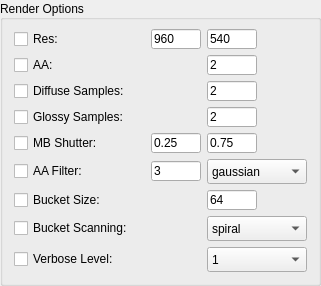
       <widget class="QGroupBox" name="groupBox">
        <property name="enabled">
         <bool>true</bool>
        </property>
        <property name="geometry">
         <rect>
          <x>11</x>
          <y>10</y>
          <width>321</width>
          <height>281</height>
         </rect>
        </property>
        <property name="sizePolicy">
         <sizepolicy hsizetype="Preferred" vsizetype="Fixed">
          <horstretch>0</horstretch>
          <verstretch>0</verstretch>
         </sizepolicy>
        </property>
        <property name="title">
         <string>Render Options</string>
        </property>
        <property name="alignment">
         <set>Qt::AlignLeading|Qt::AlignLeft|Qt::AlignVCenter</set>
        </property>
        <property name="flat">
         <bool>false</bool>
        </property>
        <layout class="QGridLayout" name="gridLayout">
         <property name="sizeConstraint">
          <enum>QLayout::SetDefaultConstraint</enum>
         </property>
         <property name="topMargin">
          <number>9</number>
         </property>
         <property name="verticalSpacing">
          <number>6</number>
         </property>
         <item row="6" column="2">
          <widget class="QLineEdit" name="mainTabRenderOptionsBucketSizeLineEdit">
           <property name="minimumSize">
            <size>
             <width>0</width>
             <height>20</height>
            </size>
           </property>
           <property name="maximumSize">
            <size>
             <width>50</width>
             <height>20</height>
            </size>
           </property>
           <property name="text">
            <string>64</string>
           </property>
          </widget>
         </item>
         <item row="3" column="2">
          <widget class="QLineEdit" name="mainTabRenderOptionsGlossySamplesLineEdit">
           <property name="minimumSize">
            <size>
             <width>0</width>
             <height>20</height>
            </size>
           </property>
           <property name="maximumSize">
            <size>
             <width>50</width>
             <height>20</height>
            </size>
           </property>
           <property name="text">
            <string>2</string>
           </property>
          </widget>
         </item>
         <item row="2" column="2">
          <widget class="QLineEdit" name="mainTabRenderOptionsDiffuseSamplesLineEdit">
           <property name="minimumSize">
            <size>
             <width>0</width>
             <height>20</height>
            </size>
           </property>
           <property name="maximumSize">
            <size>
             <width>50</width>
             <height>20</height>
            </size>
           </property>
           <property name="text">
            <string>2</string>
           </property>
          </widget>
         </item>
         <item row="5" column="0">
          <widget class="QCheckBox" name="mainTabRenderOptionsAAFilterCheckBox">
           <property name="statusTip">
            <string>Overrides the anti-aliasing filter defined in the .ass files.</string>
           </property>
           <property name="text">
            <string>AA Filter:</string>
           </property>
          </widget>
         </item>
         <item row="0" column="1">
          <widget class="QLineEdit" name="mainTabRenderOptionsResXLineEdit">
           <property name="minimumSize">
            <size>
             <width>0</width>
             <height>20</height>
            </size>
           </property>
           <property name="maximumSize">
            <size>
             <width>50</width>
             <height>20</height>
            </size>
           </property>
           <property name="text">
            <string>960</string>
           </property>
          </widget>
         </item>
         <item row="7" column="2">
          <widget class="QComboBox" name="mainTabRenderOptionsBucketScanningComboBox">
           <property name="minimumSize">
            <size>
             <width>100</width>
             <height>25</height>
            </size>
           </property>
           <property name="maximumSize">
            <size>
             <width>85</width>
             <height>16777215</height>
            </size>
           </property>
           <property name="frame">
            <bool>true</bool>
           </property>
           <item>
            <property name="text">
             <string>spiral</string>
            </property>
           </item>
           <item>
            <property name="text">
             <string>hilbert</string>
            </property>
           </item>
           <item>
            <property name="text">
             <string>top</string>
            </property>
           </item>
           <item>
            <property name="text">
             <string>bottom</string>
            </property>
           </item>
           <item>
            <property name="text">
             <string>left</string>
            </property>
           </item>
           <item>
            <property name="text">
             <string>right</string>
            </property>
           </item>
           <item>
            <property name="text">
             <string>woven</string>
            </property>
           </item>
           <item>
            <property name="text">
             <string>random</string>
            </property>
           </item>
          </widget>
         </item>
         <item row="0" column="2">
          <widget class="QLineEdit" name="mainTabRenderOptionsResYLineEdit">
           <property name="minimumSize">
            <size>
             <width>0</width>
             <height>20</height>
            </size>
           </property>
           <property name="maximumSize">
            <size>
             <width>50</width>
             <height>20</height>
            </size>
           </property>
           <property name="text">
            <string>540</string>
           </property>
          </widget>
         </item>
         <item row="4" column="0">
          <widget class="QCheckBox" name="mainTabRenderOptionsMBShutterCheckBox">
           <property name="statusTip">
            <string>Overrides the motion blur shutter defined in the .ass files.</string>
           </property>
           <property name="text">
            <string>MB Shutter:</string>
           </property>
          </widget>
         </item>
         <item row="0" column="0">
          <widget class="QCheckBox" name="mainTabRenderOptionsResCheckBox">
           <property name="statusTip">
            <string>Overrides the output resolution defined in the .ass files.</string>
           </property>
           <property name="text">
            <string>Res:</string>
           </property>
          </widget>
         </item>
         <item row="6" column="0">
          <widget class="QCheckBox" name="mainTabRenderOptionsBucketSizeCheckBox">
           <property name="statusTip">
            <string>Overrides the bucket size defined in the .ass files.</string>
           </property>
           <property name="text">
            <string>Bucket Size:</string>
           </property>
          </widget>
         </item>
         <item row="1" column="0">
          <widget class="QCheckBox" name="mainTabRenderOptionsAACheckBox">
           <property name="statusTip">
            <string>Overrides the anti-aliasing defined in the .ass files.</string>
           </property>
           <property name="text">
            <string>AA:</string>
           </property>
          </widget>
         </item>
         <item row="1" column="2">
          <widget class="QLineEdit" name="mainTabRenderOptionsAALineEdit">
           <property name="minimumSize">
            <size>
             <width>0</width>
             <height>20</height>
            </size>
           </property>
           <property name="maximumSize">
            <size>
             <width>50</width>
             <height>20</height>
            </size>
           </property>
           <property name="text">
            <string>2</string>
           </property>
          </widget>
         </item>
         <item row="8" column="2">
          <widget class="QComboBox" name="mainTabRenderOptionsVerboseLevelComboBox">
           <property name="minimumSize">
            <size>
             <width>100</width>
             <height>25</height>
            </size>
           </property>
           <property name="maximumSize">
            <size>
             <width>85</width>
             <height>16777215</height>
            </size>
           </property>
           <property name="frame">
            <bool>true</bool>
           </property>
           <item>
            <property name="text">
             <string>1</string>
            </property>
           </item>
           <item>
            <property name="text">
             <string>2</string>
            </property>
           </item>
           <item>
            <property name="text">
             <string>3</string>
            </property>
           </item>
           <item>
            <property name="text">
             <string>4</string>
            </property>
           </item>
           <item>
            <property name="text">
             <string>5</string>
            </property>
           </item>
           <item>
            <property name="text">
             <string>6</string>
            </property>
           </item>
          </widget>
         </item>
         <item row="4" column="1">
          <widget class="QLineEdit" name="mainTabRenderOptionsMBShutterStartLineEdit">
           <property name="minimumSize">
            <size>
             <width>0</width>
             <height>20</height>
            </size>
           </property>
           <property name="maximumSize">
            <size>
             <width>50</width>
             <height>20</height>
            </size>
           </property>
           <property name="text">
            <string>0.25</string>
           </property>
          </widget>
         </item>
         <item row="5" column="1">
          <widget class="QLineEdit" name="mainTabRenderOptionsAAFilterWidthLineEdit">
           <property name="minimumSize">
            <size>
             <width>0</width>
             <height>20</height>
            </size>
           </property>
           <property name="maximumSize">
            <size>
             <width>50</width>
             <height>20</height>
            </size>
           </property>
           <property name="text">
            <string>3</string>
           </property>
          </widget>
         </item>
         <item row="5" column="2">
          <widget class="QComboBox" name="mainTabRenderOptionsAAFilterComboBox">
           <property name="minimumSize">
            <size>
             <width>100</width>
             <height>25</height>
            </size>
           </property>
           <property name="maximumSize">
            <size>
             <width>85</width>
             <height>16777215</height>
            </size>
           </property>
           <property name="font">
            <font>
             <weight>50</weight>
             <italic>false</italic>
             <bold>false</bold>
            </font>
           </property>
           <property name="frame">
            <bool>true</bool>
           </property>
           <item>
            <property name="text">
             <string>gaussian</string>
            </property>
           </item>
           <item>
            <property name="text">
             <string>mitchell</string>
            </property>
           </item>
           <item>
            <property name="text">
             <string>box</string>
            </property>
           </item>
           <item>
            <property name="text">
             <string>triangle</string>
            </property>
           </item>
           <item>
            <property name="text">
             <string>disc</string>
            </property>
           </item>
          </widget>
         </item>
         <item row="4" column="2">
          <widget class="QLineEdit" name="mainTabRenderOptionsMBShutterEndLineEdit">
           <property name="minimumSize">
            <size>
             <width>0</width>
             <height>20</height>
            </size>
           </property>
           <property name="maximumSize">
            <size>
             <width>50</width>
             <height>20</height>
            </size>
           </property>
           <property name="text">
            <string>0.75</string>
           </property>
           <property name="alignment">
            <set>Qt::AlignLeading|Qt::AlignLeft|Qt::AlignVCenter</set>
           </property>
          </widget>
         </item>
         <item row="7" column="0">
          <widget class="QCheckBox" name="mainTabRenderOptionsBucketScanningCheckBox">
           <property name="statusTip">
            <string>Overrides the bucket scanning defined in the .ass files.</string>
           </property>
           <property name="text">
            <string>Bucket Scanning:</string>
           </property>
          </widget>
         </item>
         <item row="3" column="0">
          <widget class="QCheckBox" name="mainTabRenderOptionsGlossySamplesCheckBox">
           <property name="statusTip">
            <string>Overrides the glossy samples defined in the .ass files.</string>
           </property>
           <property name="text">
            <string>Glossy Samples:</string>
           </property>
          </widget>
         </item>
         <item row="2" column="0">
          <widget class="QCheckBox" name="mainTabRenderOptionsDiffuseSamplesCheckBox">
           <property name="statusTip">
            <string>Overrides the diffuse samples defined in the .ass files.</string>
           </property>
           <property name="text">
            <string>Diffuse Samples:</string>
           </property>
          </widget>
         </item>
         <item row="8" column="0">
          <widget class="QCheckBox" name="mainTabRenderOptionsVerboseLevelCheckBox">
           <property name="statusTip">
            <string>Overrides the verbose level defined in the .ass files.</string>
           </property>
           <property name="text">
            <string>Verbose Level:</string>
           </property>
          </widget>
         </item>
        </layout>
       </widget>
